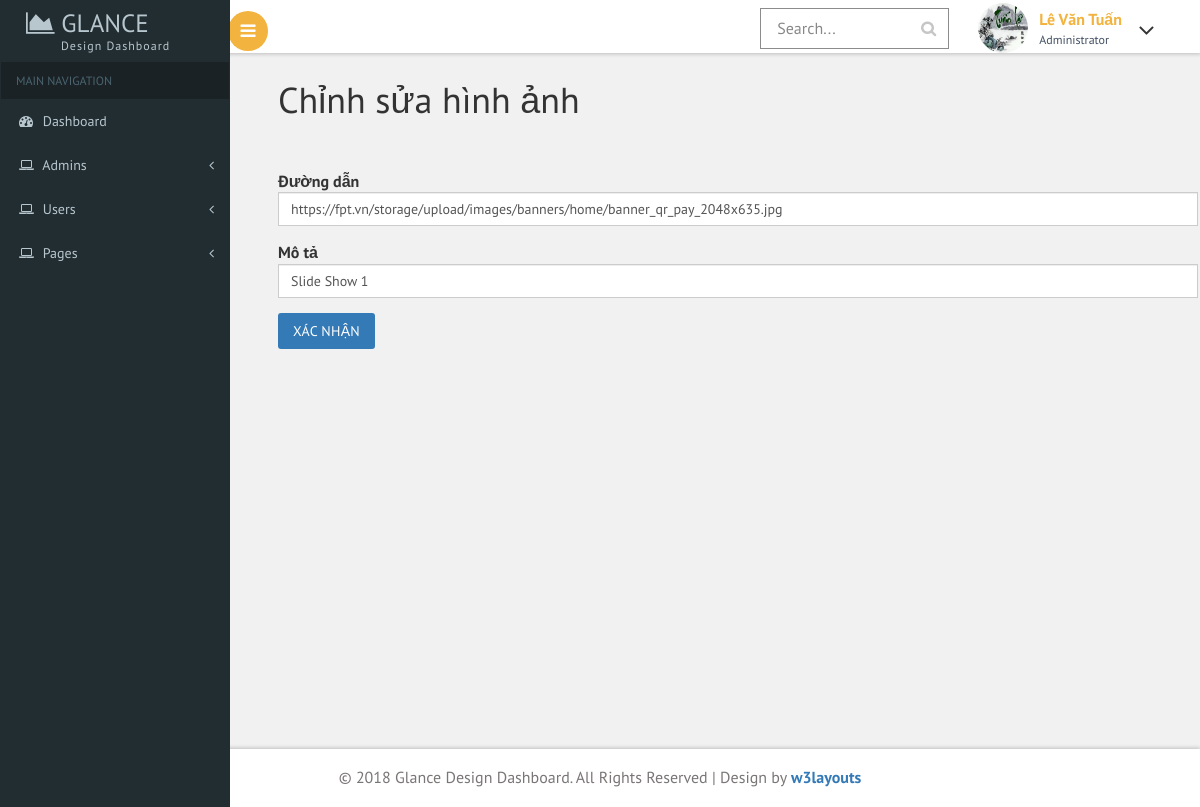
The page /Admin/index.php?controller=page&action=edit&id=1 (signed in) on the database its author committed.
### tables this page shows
CREATE TABLE `slide_show` (
  `id` int(11) NOT NULL AUTO_INCREMENT,
  `src` varchar(255) DEFAULT NULL,
  `alt` varchar(255) DEFAULT NULL,
  PRIMARY KEY (`id`)
);

### Admin/mvc/controllers/PageController.php (called while the page is built, shortened)
<?php
class PageController{
    public function edit(){
        include_once "mvc/view/page/edit.php";
    }
}

### Admin/mvc/Route.php (called while the page is built, shortened)
<?php
class Route {
    public function run() {
        $controller = isset($_REQUEST['controller']) ? trim($_REQUEST['controller']) : '';
        $controller = ucfirst($controller);
        $controllerName = 'mvc\\controllers\\'.$controller.'Controller';
        if (class_exists($controllerName)) {
            $controllerObject = new $controllerName();
            $action = isset($_REQUEST['action']) ? trim($_REQUEST['action']) : '';
            if (method_exists($controllerName,$action)) {
                return $controllerObject->$action();
            } else {
                $controllerObject = new ErrorController();
                return $controllerObject->redirect404();
            }
        }else {
            $controllerObject = new ErrorController();
            return $controllerObject->redirect404();
        }
    }
}

### Admin/mvc/view/page/edit.php (the view, shortened to what this page needs)
<?php
include_once "mvc/models/Database.php";
$database = new \Admin\mvc\models\Database();
$connection = $database->ConnectDatabase();
if(isset($_GET['id'])) {
    $id = (int)$_GET['id'];
    $sqlCheck = "SELECT * FROM slide_show WHERE id =".$id;
    $result = mysqli_query($connection, $sqlCheck);
    if (mysqli_num_rows($result) > 0) {
        $row = mysqli_fetch_assoc($result);
    }
}
?>
<div class="container">
    <div class="row">
        <div class="col-md-10">
            <h1>Chỉnh sửa hình ảnh</h1>
            <form name="edit" action="index.php?controller=page&action=update" method="post" style="margin-top: 50px;">
                <div class="form-group">
                    <label>Đường dẫn</label>
                    <input type="text" class="form-control" name="src" value="<?php echo $row['src']?>" required>
                </div>
                <div class="form-group">
                    <label>Mô tả</label>
                    <input type="text" class="form-control" name="email" value="<?php echo $row['alt']?>">
                </div>
                <button type="submit" class="btn btn-primary">Xác nhận</button>
            </form>
        </div>
    </div>
</div>

### rows shown on the page
slide_show: src "https://fpt.vn/storage/upload/images/banners/home/banner_qr_pay_2048x635.jpg", email "Slide Show 1"

### other values the page prints
$_SESSION['username'] "Lê Văn Tuấn"
